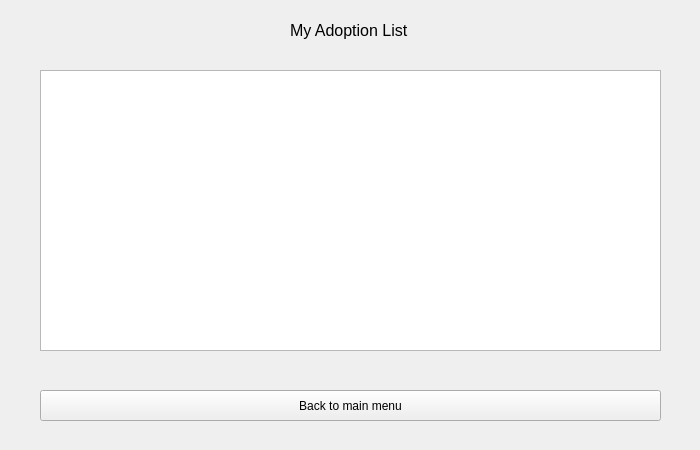
<?xml version="1.0" encoding="UTF-8"?>
<ui version="4.0">
 <class>QtWidgetsClassClass</class>
 <widget class="QWidget" name="QtWidgetsClassClass">
  <property name="geometry">
   <rect>
    <x>0</x>
    <y>0</y>
    <width>700</width>
    <height>450</height>
   </rect>
  </property>
  <property name="sizePolicy">
   <sizepolicy hsizetype="Fixed" vsizetype="Fixed">
    <horstretch>0</horstretch>
    <verstretch>0</verstretch>
   </sizepolicy>
  </property>
  <property name="minimumSize">
   <size>
    <width>700</width>
    <height>450</height>
   </size>
  </property>
  <property name="maximumSize">
   <size>
    <width>700</width>
    <height>450</height>
   </size>
  </property>
  <property name="windowTitle">
   <string>QtWidgetsClass</string>
  </property>
  <widget class="QLabel" name="label">
   <property name="geometry">
    <rect>
     <x>290</x>
     <y>20</y>
     <width>131</width>
     <height>20</height>
    </rect>
   </property>
   <property name="font">
    <font>
     <pointsize>12</pointsize>
    </font>
   </property>
   <property name="text">
    <string>My Adoption List</string>
   </property>
  </widget>
  <widget class="QPushButton" name="pushButton">
   <property name="geometry">
    <rect>
     <x>40</x>
     <y>390</y>
     <width>621</width>
     <height>31</height>
    </rect>
   </property>
   <property name="text">
    <string>Back to main menu</string>
   </property>
  </widget>
  <widget class="QTableView" name="tableView">
   <property name="geometry">
    <rect>
     <x>40</x>
     <y>70</y>
     <width>621</width>
     <height>281</height>
    </rect>
   </property>
  </widget>
 </widget>
 <layoutdefault spacing="6" margin="11"/>
 <resources/>
 <connections/>
</ui>
